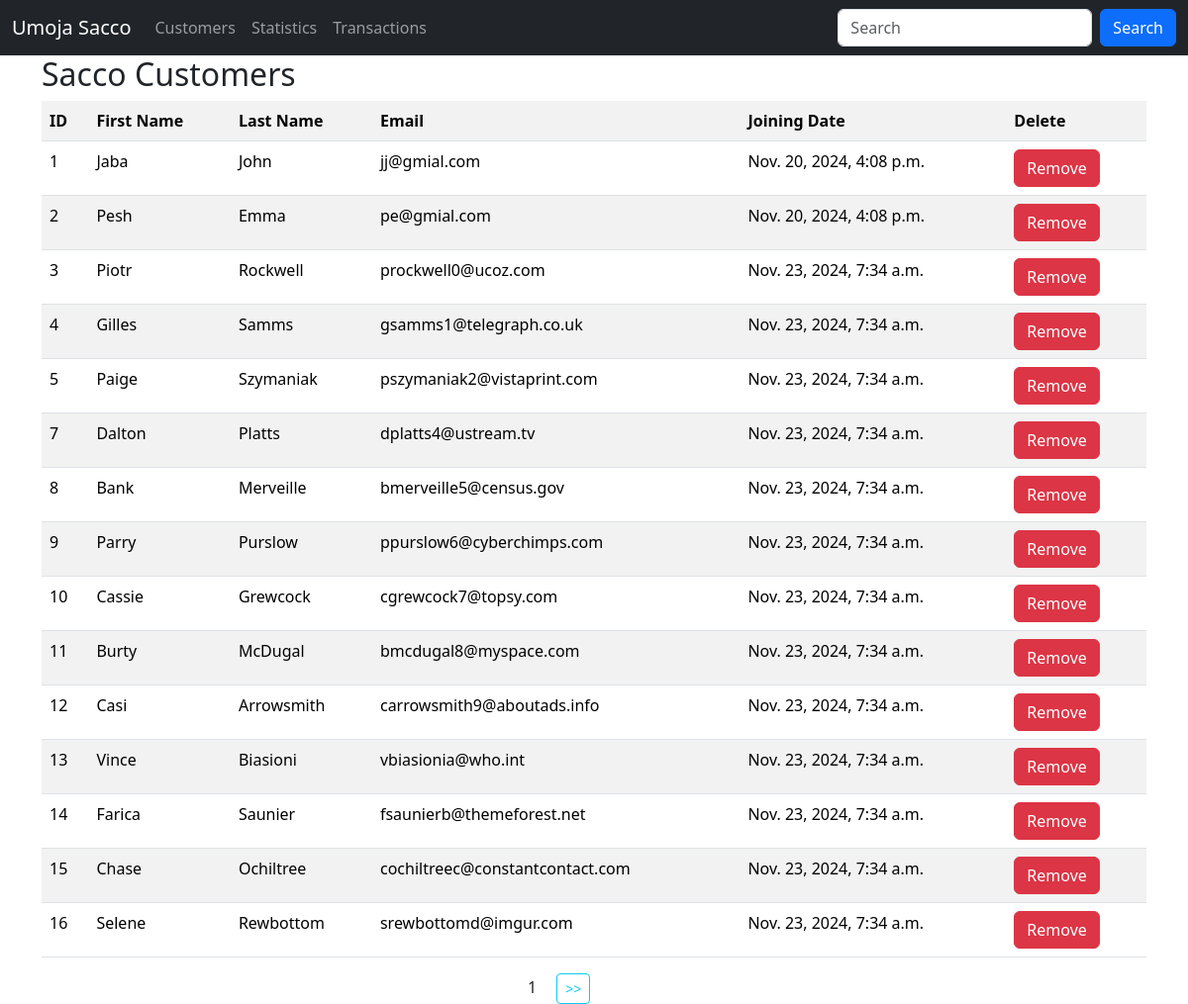
The page / on the database its author committed.
### sacco/models.py (models this page shows, shortened)
class Customer(models.Model):
    first_name = models.CharField(max_length=60)
    last_name = models.CharField(max_length=60)
    email = models.EmailField(unique=True)
    dob = models.DateField()
    gender = models.CharField(max_length=11)
    weight = models.IntegerField(default=0)
    created_at = models.DateTimeField(auto_now_add=True)
    updated_at = models.DateField(auto_now=True)
    class Meta:
        db_table = 'customers'

### sacco/views.py (the view)
# urls.py: path('', views.customers, name='customers'),
def customers(request):
    data = Customer.objects.all().order_by('id').values() #ORM -- object relational matter select * from customers
    paginator = Paginator(data, 15)
    page_number = request.GET.get('page', 1)
    try:
        paginated_data = paginator.page(page_number)
    except PageNotAnInteger | EmptyPage:
        paginated_data = paginator.page(1)
    return render(request, 'customers.html', {"data": paginated_data})

### templates/customers.html (shortened to what this page needs)
{% extends 'layout.html' %}
{% block content %}
    <div class="container">
        <h2>Sacco Customers </h2>
        <table class="table table-striped">
            <tr>
                <th>ID</th>
                <th>First Name</th>
                <th>Last Name</th>
                <th>Email</th>
                <th>Joining Date</th>
                <th>Delete</th>
            </tr>
            {% for customer in data.object_list %}
                <tr>
                    <td>{{ customer.id }}</td>
                    <td>{{ customer.first_name }}</td>
                    <td>{{ customer.last_name }}</td>
                    <td>{{ customer.email }}</td>
                    <td>{{ customer.created_at }}</td>
                    <td>
                        <a class="btn btn-danger" href="{% url 'delete_customer' customer.id %}">Remove</a>
                    </td>
                </tr>
            {% empty %}
                <p>No customers in the sacco</p>
            {% endfor %}
        </table>
        <div class="row justify-content-center">
            <div class="col-sm-2">
                <span class="mx-3" >{{data.number}}</span>
                {% if data.has_next %}
                    <a class="btn btn-outline-info btn-sm" href="?page={{ data.next_page_number }}"> >> </a>
                {% endif %}
            </div>
        </div>
    </div>
{% endblock content %}

### rows shown on the page
Customer: id "1", first_name "Jaba", last_name "John", email "jj@gmial.com", created_at "Nov. 20, 2024, 4:08 p.m."
Customer: id "2", first_name "Pesh", last_name "Emma", email "pe@gmial.com", created_at "Nov. 20, 2024, 4:08 p.m."
Customer: id "3", first_name "Piotr", last_name "Rockwell", email "prockwell0@ucoz.com", created_at "Nov. 23, 2024, 7:34 a.m."
Customer: id "4", first_name "Gilles", last_name "Samms", email "gsamms1@telegraph.co.uk", created_at "Nov. 23, 2024, 7:34 a.m."
Customer: id "5", first_name "Paige", last_name "Szymaniak", email "pszymaniak2@vistaprint.com", created_at "Nov. 23, 2024, 7:34 a.m."
Customer: id "7", first_name "Dalton", last_name "Platts", email "dplatts4@ustream.tv", created_at "Nov. 23, 2024, 7:34 a.m."
Customer: id "8", first_name "Bank", last_name "Merveille", email "bmerveille5@census.gov", created_at "Nov. 23, 2024, 7:34 a.m."
Customer: id "9", first_name "Parry", last_name "Purslow", email "ppurslow6@cyberchimps.com", created_at "Nov. 23, 2024, 7:34 a.m."
Customer: id "10", first_name "Cassie", last_name "Grewcock", email "cgrewcock7@topsy.com", created_at "Nov. 23, 2024, 7:34 a.m."
Customer: id "11", first_name "Burty", last_name "McDugal", email "bmcdugal8@myspace.com", created_at "Nov. 23, 2024, 7:34 a.m."
Customer: id "12", first_name "Casi", last_name "Arrowsmith", email "carrowsmith9@aboutads.info", created_at "Nov. 23, 2024, 7:34 a.m."
Customer: id "13", first_name "Vince", last_name "Biasioni", email "vbiasionia@who.int", created_at "Nov. 23, 2024, 7:34 a.m."
Customer: id "14", first_name "Farica", last_name "Saunier", email "fsaunierb@themeforest.net", created_at "Nov. 23, 2024, 7:34 a.m."
Customer: id "15", first_name "Chase", last_name "Ochiltree", email "cochiltreec@constantcontact.com", created_at "Nov. 23, 2024, 7:34 a.m."
Customer: id "16", first_name "Selene", last_name "Rewbottom", email "srewbottomd@imgur.com", created_at "Nov. 23, 2024, 7:34 a.m."

### other values the page prints
{{ data.number }} "1"
